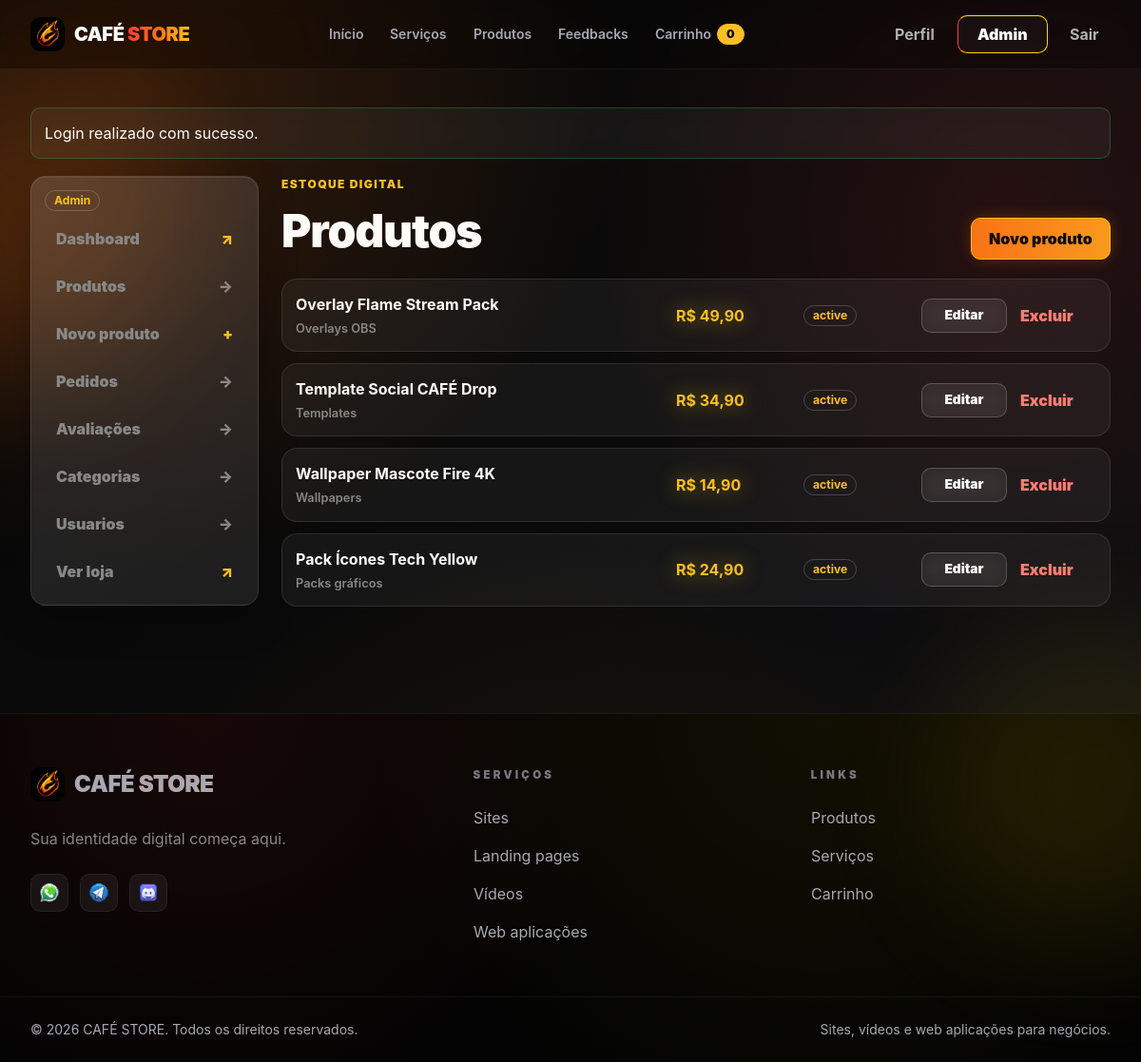
Page /admin/products.php (signed in) on the earlier database version.
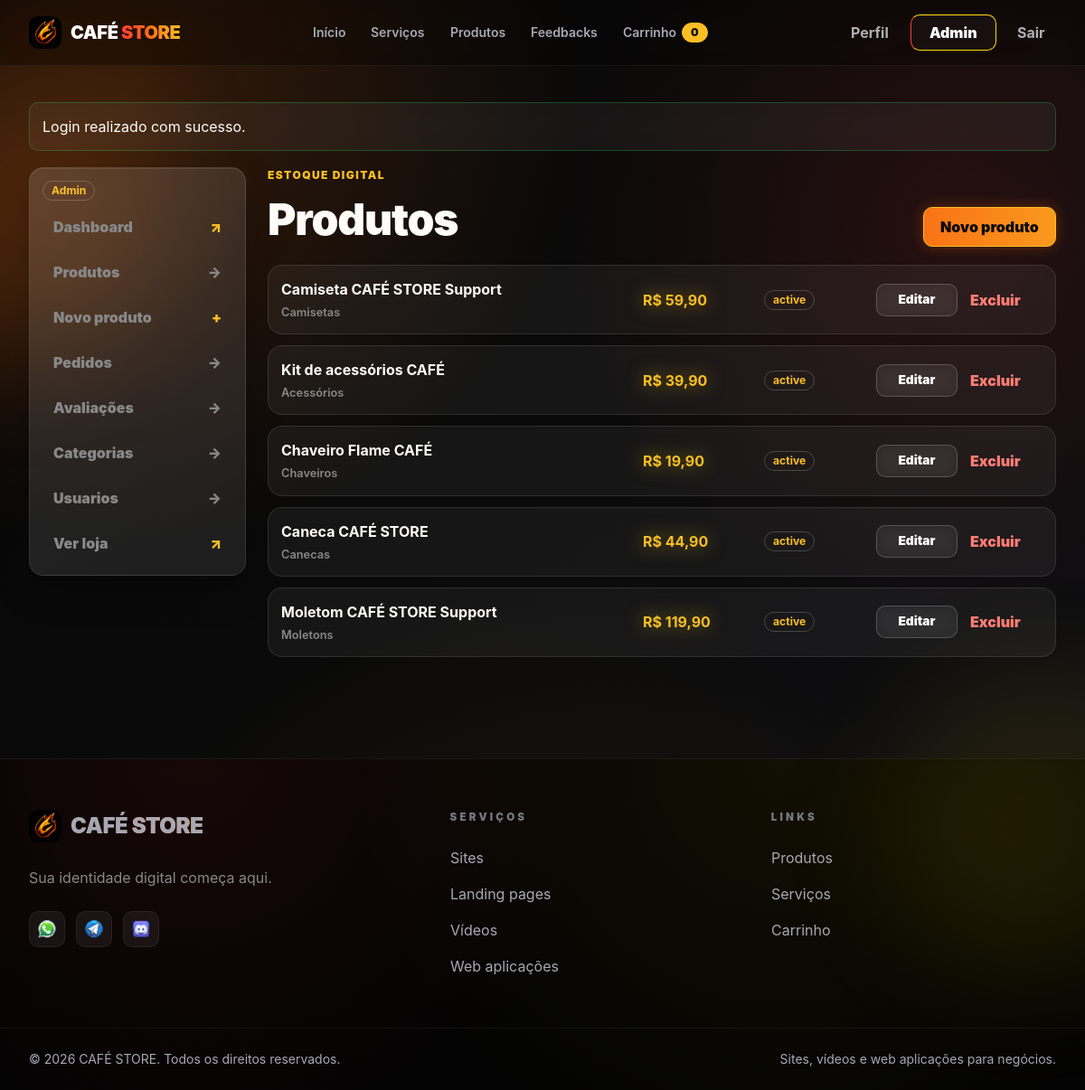
Same page on the later database version.
### tables this page shows
CREATE TABLE products (
  id INT UNSIGNED AUTO_INCREMENT PRIMARY KEY,
  name VARCHAR(160) NOT NULL,
  slug VARCHAR(180) NOT NULL UNIQUE,
  description TEXT,
  short_description VARCHAR(255) NULL,
  price DECIMAL(10,2) NOT NULL DEFAULT 0.00,
  old_price DECIMAL(10,2) NULL,
  category_id INT UNSIGNED NULL,
  stock INT UNSIGNED NOT NULL DEFAULT 0,
  is_digital TINYINT(1) NOT NULL DEFAULT 1,
  image_url VARCHAR(500) NULL,
  main_image_url VARCHAR(500) NULL,
  type VARCHAR(40) NOT NULL DEFAULT 'digital',
  status VARCHAR(40) NOT NULL DEFAULT 'active',
  created_at TIMESTAMP DEFAULT CURRENT_TIMESTAMP,
  updated_at TIMESTAMP NULL DEFAULT NULL ON UPDATE CURRENT_TIMESTAMP,
  CONSTRAINT fk_products_category FOREIGN KEY (category_id) REFERENCES categories(id) ON DELETE SET NULL
);

CREATE TABLE categories (
  id INT UNSIGNED AUTO_INCREMENT PRIMARY KEY,
  name VARCHAR(120) NOT NULL,
  slug VARCHAR(140) NOT NULL UNIQUE,
  created_at TIMESTAMP DEFAULT CURRENT_TIMESTAMP,
  updated_at TIMESTAMP NULL DEFAULT NULL ON UPDATE CURRENT_TIMESTAMP
);

### config/helpers.php (called while the page is built, shortened)
<?php
function db() {
    static $pdo = null;
    if ($pdo === null) {
        $host = 'db';
        $db   = 'cafe_store';
        $user = 'root';
        $pass = 'root123';
        $charset = 'utf8mb4';
        $dsn = "mysql:host={$host};dbname={$db};charset={$charset}";
        $options = [
            PDO::ATTR_ERRMODE            => PDO::ERRMODE_EXCEPTION,
            PDO::ATTR_DEFAULT_FETCH_MODE => PDO::FETCH_ASSOC,
            PDO::ATTR_EMULATE_PREPARES   => false,
        ];
        try {
            $pdo = new PDO($dsn, $user, $pass, $options);
        } catch (PDOException $e) {
            error_log("Erro de conexão PDO: " . $e->getMessage());
            die("Erro ao conectar com o banco de dados.");
        }
    }
    return $pdo;
}
function url($path = '') {
    return rtrim(BASE_URL, '/') . '/' . ltrim($path, '/');
}
function e($string) {
    return htmlspecialchars($string ?? '', ENT_QUOTES, 'UTF-8');
}
function money($value) {
    return 'R$ ' . number_format((float) $value, 2, ',', '.');
}
function flashes() {
    $rawMessages = $_SESSION['flash'] ?? [];
    $messages = [];
    foreach ($rawMessages as $type => $message) {
        if (is_array($message) && isset($message['type'], $message['message'])) {
            $messages[] = [
                'type' => (string) $message['type'],
                'message' => (string) $message['message'],
            ];
            continue;
        }
        $messages[] = [
            'type' => is_string($type) ? $type : 'info',
            'message' => (string) $message,
        ];
    }
    return $messages;
}

### admin/products.php (the view, shortened to what this page needs)
<?php
require_once __DIR__ . '/../config/helpers.php';
$products = db()->query('SELECT p.*, c.name AS category_name FROM products p LEFT JOIN categories c ON c.id = p.category_id ORDER BY p.created_at DESC')->fetchAll();
include __DIR__ . '/../includes/header.php';
?>
<div class="grid items-start gap-6 max-md:grid-cols-1 md:grid-cols-[240px_1fr]">
    <?php include __DIR__ . '/../includes/sidebar-admin.php'; ?>
    <section class="grid gap-5 min-w-0">
        <div class="flex items-end justify-between gap-6">
            <div>
                <p class="mb-2.5 text-[0.75rem] font-black uppercase tracking-[0.12em] text-glow-400">estoque digital</p>
                <h1 class="m-0 text-[clamp(2rem,4vw,3.4rem)] font-black leading-tight tracking-tight">Produtos</h1>
            </div>
            <a class="inline-flex min-h-[44px] items-center justify-center gap-2 rounded-[10px] border border-glow-400 bg-gradient-to-r from-ember-500 to-glow-400 bg-[length:200%_100%] bg-[0%_0%] px-[18px] font-black leading-none text-midnight-950 shadow-[0_0_15px_rgba(255,107,0,0.3)] transition-all duration-300 hover:bg-[100%_0] hover:scale-105 hover:shadow-[0_0_20px_rgba(255,107,0,0.6),0_0_40px_rgba(255,107,0,0.3)]" href="<?= url('admin/product-create.php') ?>">Novo produto</a>
        </div>
        <div class="grid gap-3">
            <?php foreach ($products as $product): ?>
                <div class="grid items-center gap-3.5 rounded-2xl border border-white/10 bg-white/5 p-3.5 backdrop-blur-lg max-md:grid-cols-1 md:grid-cols-[1.4fr_120px_110px_90px_80px]">
                    <span class="min-w-[220px] font-bold"><?= e($product['name']) ?> <small class="mt-1 block text-midnight-400 font-semibold"><?= e($product['category_name'] ?? 'Sem categoria') ?></small></span>
                    <strong class="text-glow-400 drop-shadow-[0_0_10px_rgba(255,215,0,0.5)]"><?= money((float) $product['price']) ?></strong>
                    <span class="inline-flex w-fit items-center justify-center rounded-full border border-white/20 px-[9px] py-[4px] text-[0.76rem] font-bold leading-none <?= $product['status'] === 'active' ? 'text-glow-400' : 'text-ember-300 border-ember-500/40' ?>"><?= e($product['status']) ?></span>
                    <a class="inline-flex min-h-[36px] items-center justify-center gap-2 rounded-[10px] border border-white/20 bg-white/5 px-3 text-[0.86rem] font-black leading-none text-white backdrop-blur transition-all duration-300 hover:scale-105 hover:border-glow-400 hover:shadow-[0_0_15px_rgba(255,215,0,0.2)]" href="<?= url('admin/product-edit.php?id=' . (int) $product['id']) ?>">Editar</a>
                    <a class="border-0 bg-transparent cursor-pointer font-black text-fire-300 transition-all duration-300 hover:text-fire-500 hover:drop-shadow-[0_0_10px_rgba(255,60,56,0.5)]" href="<?= url('admin/product-delete.php?id=' . (int) $product['id']) ?>">Excluir</a>
                </div>
            <?php endforeach; ?>
        </div>
    </section>
</div>
<?php include __DIR__ . '/../includes/footer.php'; ?>

### includes/flash.php
<?php foreach (flashes() as $flash): ?>
    <div class="mb-[18px] rounded-[10px] border border-white/10 bg-white/5 p-3.5 backdrop-blur <?= $flash['type'] === 'success' ? '!border-green-500/30' : ($flash['type'] === 'error' ? '!border-fire-500/40' : '') ?>"><?= e($flash['message']) ?></div>
<?php endforeach; ?>

Differences in the rows shown:
changed products: name "Overlay Flame Stream Pack" → "Camiseta CAFÉ STORE Support"; category.name "Overlays OBS" → "Camisetas"; price "R$ 49,90" → "R$ 59,90"
changed products: name "Template Social CAFÉ Drop" → "Kit de acessórios CAFÉ"; category.name "Templates" → "Acessórios"; price "R$ 34,90" → "R$ 39,90"
changed products: name "Wallpaper Mascote Fire 4K" → "Chaveiro Flame CAFÉ"; category.name "Wallpapers" → "Chaveiros"; price "R$ 14,90" → "R$ 19,90"
changed products: name "Pack Ícones Tech Yellow" → "Caneca CAFÉ STORE"; category.name "Packs gráficos" → "Canecas"; price "R$ 24,90" → "R$ 44,90"
added products: name "Moletom CAFÉ STORE Support", category.name "Moletons", price "R$ 119,90", status "active"
